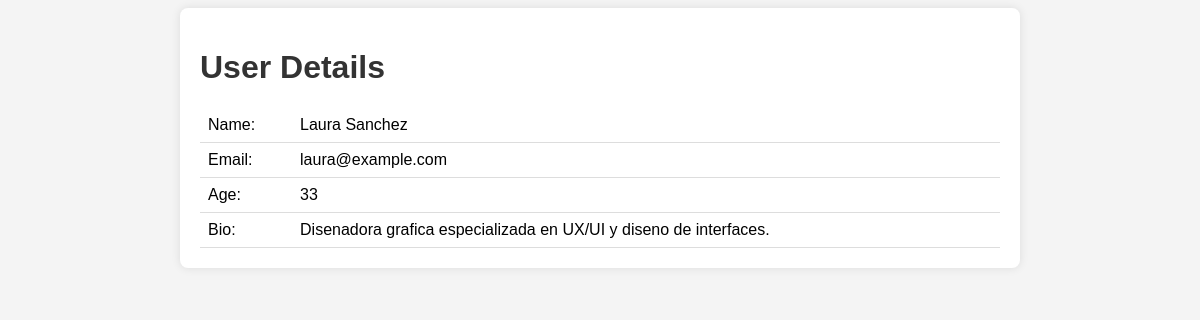
Screenshot of /user.php?id=5 with the database file from the repository.
### tables this page shows
CREATE TABLE IF NOT EXISTS users (
  id INT AUTO_INCREMENT PRIMARY KEY,
  name VARCHAR(255) NOT NULL,
  email VARCHAR(255) NOT NULL,
  age INT NOT NULL,
  bio TEXT
);

### user.php (the view, shortened to what this page needs)
<!DOCTYPE html>
<html>
<head>
  <link rel="stylesheet" type="text/css" href="style.css">
</head>
<body>
<div class="container">
  <h1>User Details</h1>
  <?php
  if (isset($_GET['id'])) {
    $id = intval($_GET['id']);
    $servername = getenv('MYSQL_HOST');
    $username = getenv('MYSQL_USER');
    $password = getenv('MYSQL_PASSWORD');
    $dbname = getenv('MYSQL_DATABASE');
    $conn = new mysqli($servername, $username, $password, $dbname);
    $sql = "SELECT name, email, age, bio FROM users WHERE id = $id";
    $result = $conn->query($sql);
    if ($result->num_rows > 0) {
      $row = $result->fetch_assoc();
      echo "<table>";
      echo "<tr><td>Name:</td><td>" . $row["name"] . "</td></tr>";
      echo "<tr><td>Email:</td><td>" . $row["email"] . "</td></tr>";
      echo "<tr><td>Age:</td><td>" . $row["age"] . "</td></tr>";
      echo "<tr><td>Bio:</td><td>" . $row["bio"] . "</td></tr>";
      echo "</table>";
    } else {
      echo "User not found.";
    }
  } else {
    echo "No user ID provided.";
  }
  ?>
</div>
</body>
</html>

### style.css (style rules this page uses)
body { font-family: Arial, sans-serif; background-color: #f4f4f4; }
.container { max-width: 800px; margin: 0 auto; padding: 20px; background-color: #fff; border-radius: 8px; box-shadow: 0 0 10px rgba(0, 0, 0, 0.1); }
h1 { color: #333; }
table { width: 100%; border-collapse: collapse; margin-top: 20px; }
table th, table td { padding: 8px; border-bottom: 1px solid #ddd; }
table td { vertical-align: top; }

### rows the page displays
users: name "Laura Sanchez", email "laura@example.com", age "33", bio "Disenadora grafica especializada en UX/UI y diseno de interfaces."
